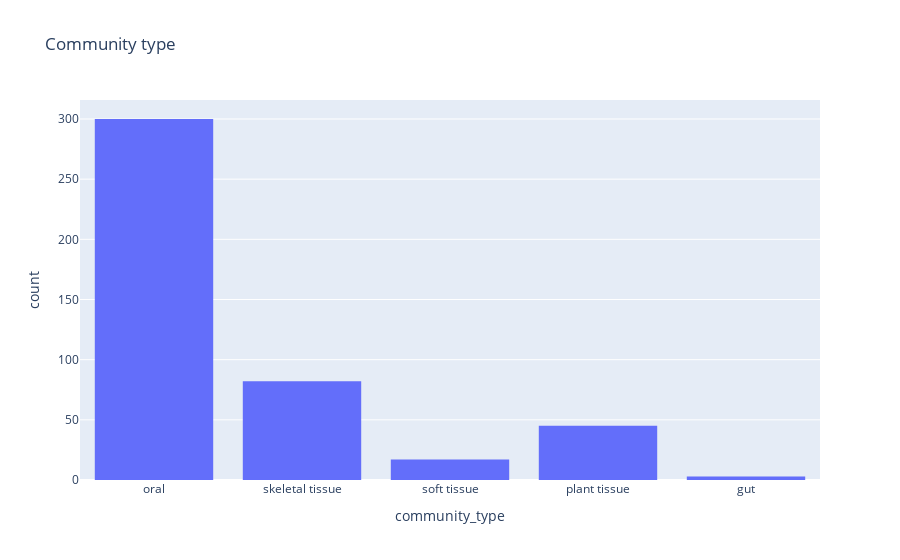

Source (notebook cell):
### Code cell
fig = px.histogram(aMetagenomes_metadata, x="community_type",title="Community type")
fig.show()

### Figure 1 — Plotly figure (JSON) as saved in the notebook; plotly's stock layout.template omitted (floating-point values rounded to 4 significant figures; data arrays with more than 128 entries replaced by an {"elided": "..."} marker saying what was removed)
{"data": [{"alignmentgroup": "True", "bingroup": "x", "hovertemplate": "community_type=%{x}<br>count=%{y}<extra></extra>", "legendgroup": "", "marker": {"color": "#636efa"}, "name": "", "offsetgroup": "", "orientation": "v", "showlegend": false, "type": "histogram", "x": {"elided": "447 str values"}, "xaxis": "x", "yaxis": "y"}], "layout": {"barmode": "relative", "legend": {"tracegroupgap": 0}, "title": {"text": "Community type"}, "xaxis": {"anchor": "y", "domain": [0, 1], "title": {"text": "community_type"}}, "yaxis": {"anchor": "x", "domain": [0, 1], "title": {"text": "count"}}}}
